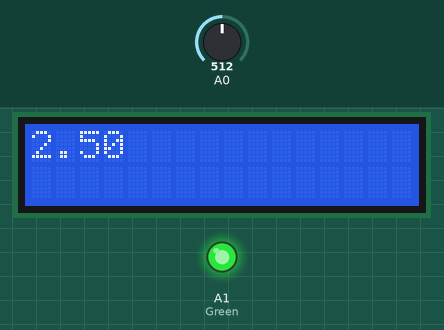
Simulated run of this sketch. Board: Arduino Uno, built with avr-gcc and run on an emulated ATmega328P. Shown: 16×2 character LCD, output pins drawn as LEDs (lit = HIGH). The test bench sets the inputs (shaded band); at power-on: A0 = 512.

Above: at 1.2 s.
1.3 s: A0 set to 605
At 2.5 s:
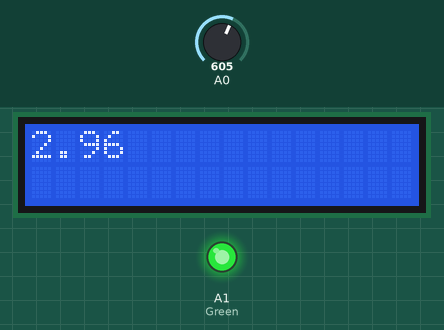
2.8 s: A0 set to 623
At 3.3 s:
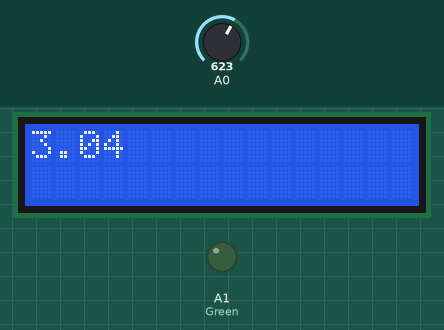
4.4 s: A0 set to 716
At 5.0 s:
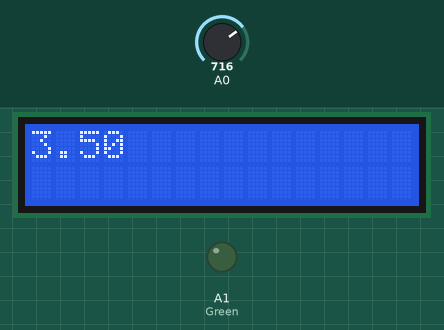
Timing chart, 0 to 7.4 s (numbered marks = the images above; inputs shaded):
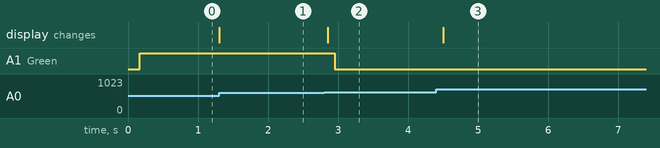

Measured:
- the behaviour switches between 613 and 614 on A0 (found by bisection; images 1 and 2)
- after the input at 1.3 s, the display: changes at once (image 1)
- after the input at 2.8 s, A1 (Green): HIGH → LOW after 0.15 s; the display: changes after 0.05 s (image 2)
- after the input at 4.4 s, the display: changes after 0.10 s (image 3)

The sketch:

sketch_apr03a_voltage.ino
```cpp
#include <LiquidCrystal.h>
const int rs = 12, en = 11, d4 = 5, d5 = 4, d6 = 3, d7 = 2,Green=A1;
LiquidCrystal lcd(rs, en, d4, d5, d6, d7);

void setup() {
  pinMode(A1,OUTPUT);
  lcd.begin(16, 2);
}

void loop() {
  int sensorValue = analogRead(A0);
  lcd.clear();
  float voltage = sensorValue * (5.0 / 1023.0);
  lcd.print(voltage);
  delay(100);
  if(voltage>=2.50 && voltage<=3.00){
    digitalWrite(Green,HIGH);
  }
  else{
    digitalWrite(Green,LOW);
  }
}
```
